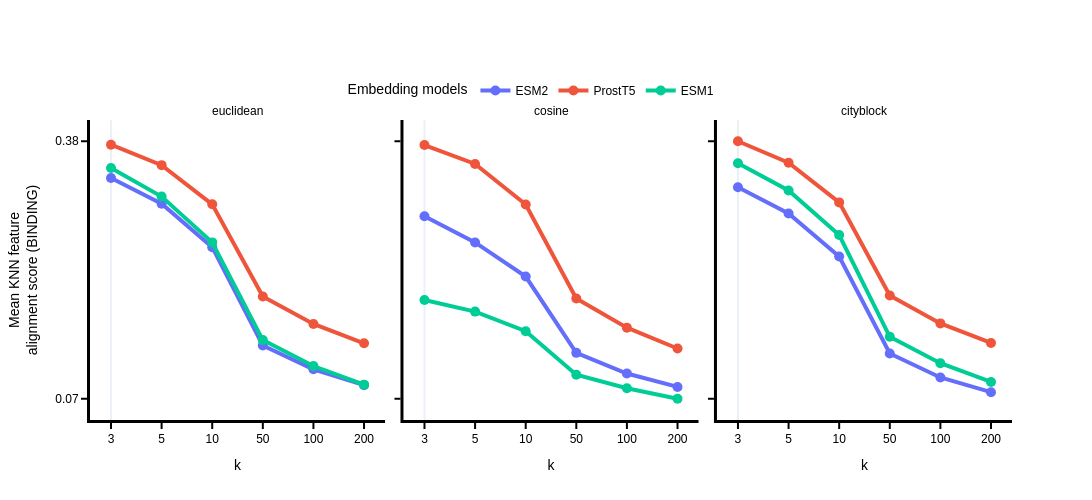
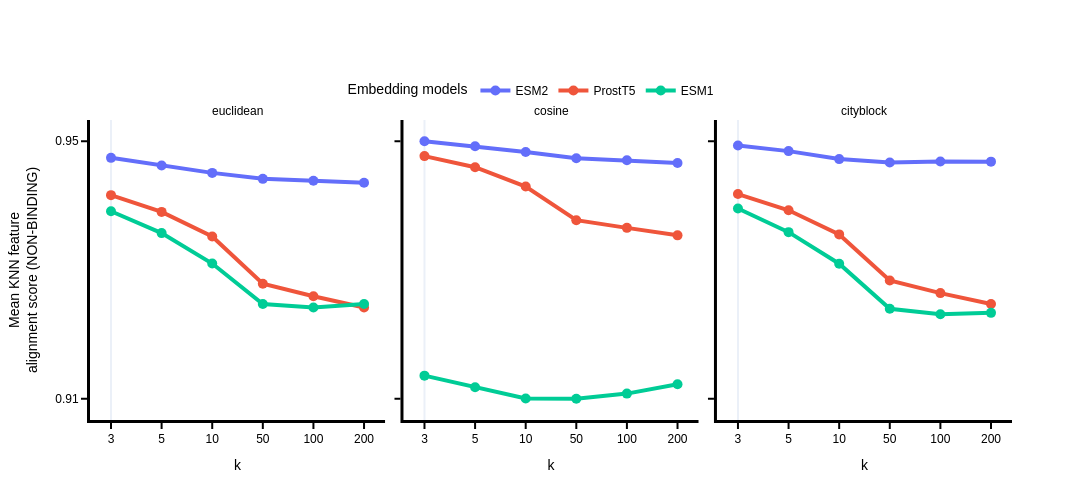
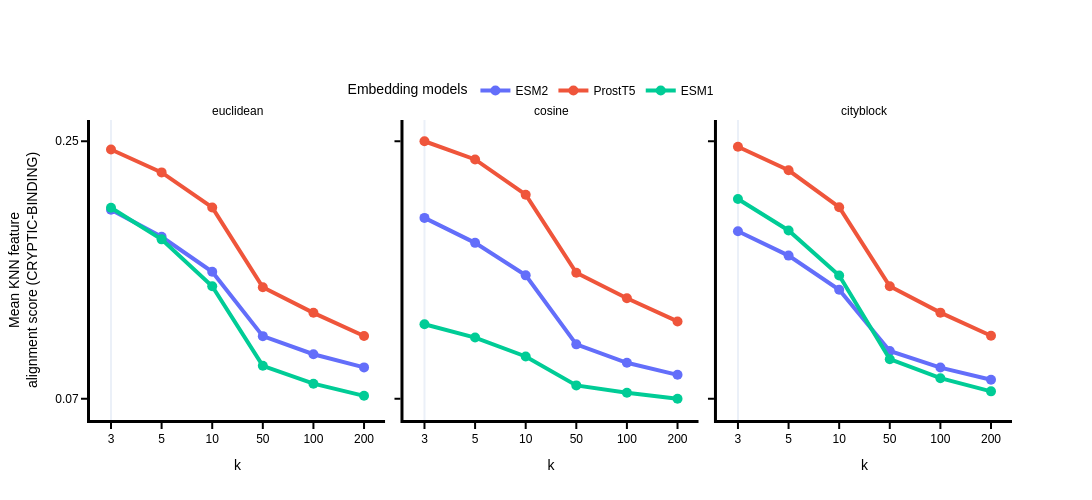

Notebook code cell kept with these figures, in order:
### Code cell
import plotly.express as px
Ks = [3, 5, 10, 50, 100, 200]

collected_results = []
for metric in ['euclidean', 'cosine', 'cityblock']:
    for i_k, k in enumerate(Ks):
        for emb_space in EMB_SPACES:
            results = read_kNN(k, emb_space[0], metric, do_average=False)
            for class_name, (acc, _) in results.items():
                collected_results.append((i_k, emb_space[0], class_name, acc, metric))

df = pd.DataFrame(collected_results, columns=['k', 'Embedding Space', 'Class Name', 'kNN score', 'metric'])

for binding_type in ['BINDING', 'NON-BINDING', 'CRYPTIC-BINDING']:
    binding_df = df[df['Class Name'] == binding_type]
    fig = px.line(
        binding_df,
        x="k",
        y="kNN score",
        color="Embedding Space",
        facet_col="metric",
        markers=True,
    )
    fig.update_layout(
            yaxis_title=f"Mean KNN feature<br>alignment score ({binding_type})",
            template="plotly_white",
            font={"family": "Arial", "color": "black", "size": 12},
            legend_title_text="Embedding models",
            width=1200,
            height=500,
    )

    fig.update_traces(marker=dict(size=10), line=dict(width=4))


    # fig = plot_kNN_alignment_scores(fig)
    for axis in fig.layout:
        if axis.startswith('xaxis'):
            fig.layout[axis].update(
                        showgrid=False,
                        tickmode='array',
                        tickvals=list(range(len(Ks))),
                        ticktext=[str(k) for k in Ks],
                        linecolor='black',
                        linewidth=3,
                        ticks='outside',
                        tickwidth=2,
                        tickcolor='black',
                        ticklen=6,


                    )
        if axis.startswith('yaxis'):
            fig.layout[axis].update(
                showgrid=False,
                tickvals=[binding_df['kNN score'].max(), binding_df['kNN score'].min()],
                tickformat=".2f",
                linecolor='black',
                linewidth=3,
                ticks='outside',
                tickwidth=2,
                tickcolor='black',
                ticklen=6,
            )
    for annotation in fig.layout.annotations:
        if '=' in annotation.text:
            annotation.text = annotation.text.split('=')[1]
                
    fig.update_layout(
        title=dict(
            x=0,
            xanchor='left'
        ),
        legend=dict(
            orientation='h',
            x=0.48,
            y=1.05,
            xanchor='center',
            yanchor='bottom'
        ),
        margin=dict(t=120)
    )

    fig.show()

### Figure 1 — Plotly figure (JSON) as saved in the notebook; plotly's stock layout.template omitted (floating-point values rounded to 4 significant figures)
{"data": [{"hovertemplate": "Embedding Space=ESM2<br>metric=euclidean<br>k=%{x}<br>kNN score=%{y}<extra></extra>", "legendgroup": "ESM2", "line": {"color": "#636efa", "dash": "solid", "width": 4}, "marker": {"size": 10, "symbol": "circle"}, "mode": "lines+markers", "name": "ESM2", "orientation": "v", "showlegend": true, "type": "scatter", "x": [0, 1, 2, 3, 4, 5], "xaxis": "x", "y": [0.3357, 0.3049, 0.2527, 0.1346, 0.106, 0.08698], "yaxis": "y"}, {"hovertemplate": "Embedding Space=ESM2<br>metric=cosine<br>k=%{x}<br>kNN score=%{y}<extra></extra>", "legendgroup": "ESM2", "line": {"color": "#636efa", "dash": "solid", "width": 4}, "marker": {"size": 10, "symbol": "circle"}, "mode": "lines+markers", "name": "ESM2", "orientation": "v", "showlegend": false, "type": "scatter", "x": [0, 1, 2, 3, 4, 5], "xaxis": "x2", "y": [0.2898, 0.2584, 0.2174, 0.1258, 0.1009, 0.08483], "yaxis": "y2"}, {"hovertemplate": "Embedding Space=ESM2<br>metric=cityblock<br>k=%{x}<br>kNN score=%{y}<extra></extra>", "legendgroup": "ESM2", "line": {"color": "#636efa", "dash": "solid", "width": 4}, "marker": {"size": 10, "symbol": "circle"}, "mode": "lines+markers", "name": "ESM2", "orientation": "v", "showlegend": false, "type": "scatter", "x": [0, 1, 2, 3, 4, 5], "xaxis": "x3", "y": [0.3246, 0.2932, 0.2414, 0.125, 0.09617, 0.0785], "yaxis": "y3"}, {"hovertemplate": "Embedding Space=ProstT5<br>metric=euclidean<br>k=%{x}<br>kNN score=%{y}<extra></extra>", "legendgroup": "ProstT5", "line": {"color": "#EF553B", "dash": "solid", "width": 4}, "marker": {"size": 10, "symbol": "circle"}, "mode": "lines+markers", "name": "ProstT5", "orientation": "v", "showlegend": true, "type": "scatter", "x": [0, 1, 2, 3, 4, 5], "xaxis": "x", "y": [0.3758, 0.3512, 0.3042, 0.1935, 0.1604, 0.1372], "yaxis": "y"}, {"hovertemplate": "Embedding Space=ProstT5<br>metric=cosine<br>k=%{x}<br>kNN score=%{y}<extra></extra>", "legendgroup": "ProstT5", "line": {"color": "#EF553B", "dash": "solid", "width": 4}, "marker": {"size": 10, "symbol": "circle"}, "mode": "lines+markers", "name": "ProstT5", "orientation": "v", "showlegend": false, "type": "scatter", "x": [0, 1, 2, 3, 4, 5], "xaxis": "x2", "y": [0.3754, 0.3527, 0.3039, 0.1911, 0.156, 0.131], "yaxis": "y2"}, {"hovertemplate": "Embedding Space=ProstT5<br>metric=cityblock<br>k=%{x}<br>kNN score=%{y}<extra></extra>", "legendgroup": "ProstT5", "line": {"color": "#EF553B", "dash": "solid", "width": 4}, "marker": {"size": 10, "symbol": "circle"}, "mode": "lines+markers", "name": "ProstT5", "orientation": "v", "showlegend": false, "type": "scatter", "x": [0, 1, 2, 3, 4, 5], "xaxis": "x3", "y": [0.3799, 0.3541, 0.3065, 0.1947, 0.1612, 0.1376], "yaxis": "y3"}, {"hovertemplate": "Embedding Space=ESM1<br>metric=euclidean<br>k=%{x}<br>kNN score=%{y}<extra></extra>", "legendgroup": "ESM1", "line": {"color": "#00cc96", "dash": "solid", "width": 4}, "marker": {"size": 10, "symbol": "circle"}, "mode": "lines+markers", "name": "ESM1", "orientation": "v", "showlegend": true, "type": "scatter", "x": [0, 1, 2, 3, 4, 5], "xaxis": "x", "y": [0.3478, 0.3135, 0.2584, 0.1411, 0.1099, 0.08756], "yaxis": "y"}, {"hovertemplate": "Embedding Space=ESM1<br>metric=cosine<br>k=%{x}<br>kNN score=%{y}<extra></extra>", "legendgroup": "ESM1", "line": {"color": "#00cc96", "dash": "solid", "width": 4}, "marker": {"size": 10, "symbol": "circle"}, "mode": "lines+markers", "name": "ESM1", "orientation": "v", "showlegend": false, "type": "scatter", "x": [0, 1, 2, 3, 4, 5], "xaxis": "x2", "y": [0.1893, 0.1753, 0.1518, 0.09952, 0.08324, 0.07064], "yaxis": "y2"}, {"hovertemplate": "Embedding Space=ESM1<br>metric=cityblock<br>k=%{x}<br>kNN score=%{y}<extra></extra>", "legendgroup": "ESM1", "line": {"color": "#00cc96", "dash": "solid", "width": 4}, "marker": {"size": 10, "symbol": "circle"}, "mode": "lines+markers", "name": "ESM1", "orientation": "v", "showlegend": false, "type": "scatter", "x": [0, 1, 2, 3, 4, 5], "xaxis": "x3", "y": [0.3535, 0.3209, 0.2673, 0.145, 0.1133, 0.09077], "yaxis": "y3"}], "layout": {"annotations": [{"font": {}, "showarrow": false, "text": "euclidean", "x": 0.16, "xanchor": "center", "xref": "paper", "y": 1, "yanchor": "bottom", "yref": "paper"}, {"font": {}, "showarrow": false, "text": "cosine", "x": 0.5, "xanchor": "center", "xref": "paper", "y": 1, "yanchor": "bottom", "yref": "paper"}, {"font": {}, "showarrow": false, "text": "cityblock", "x": 0.84, "xanchor": "center", "xref": "paper", "y": 1, "yanchor": "bottom", "yref": "paper"}], "font": {"color": "black", "family": "Arial", "size": 12}, "height": 500, "legend": {"orientation": "h", "title": {"text": "Embedding models"}, "tracegroupgap": 0, "x": 0.48, "xanchor": "center", "y": 1.05, "yanchor": "bottom"}, "margin": {"t": 120}, "title": {"x": 0, "xanchor": "left"}, "width": 1200, "xaxis": {"anchor": "y", "domain": [0, 0.32], "linecolor": "black", "linewidth": 3, "showgrid": false, "tickcolor": "black", "ticklen": 6, "tickmode": "array", "ticks": "outside", "ticktext": ["3", "5", "10", "50", "100", "200"], "tickvals": [0, 1, 2, 3, 4, 5], "tickwidth": 2, "title": {"text": "k"}}, "xaxis2": {"anchor": "y2", "domain": [0.34, 0.66], "linecolor": "black", "linewidth": 3, "matches": "x", "showgrid": false, "tickcolor": "black", "ticklen": 6, "tickmode": "array", "ticks": "outside", "ticktext": ["3", "5", "10", "50", "100", "200"], "tickvals": [0, 1, 2, 3, 4, 5], "tickwidth": 2, "title": {"text": "k"}}, "xaxis3": {"anchor": "y3", "domain": [0.68, 1.0], "linecolor": "black", "linewidth": 3, "matches": "x", "showgrid": false, "tickcolor": "black", "ticklen": 6, "tickmode": "array", "ticks": "outside", "ticktext": ["3", "5", "10", "50", "100", "200"], "tickvals": [0, 1, 2, 3, 4, 5], "tickwidth": 2, "title": {"text": "k"}}, "yaxis": {"anchor": "x", "domain": [0, 1], "linecolor": "black", "linewidth": 3, "showgrid": false, "tickcolor": "black", "tickformat": ".2f", "ticklen": 6, "ticks": "outside", "tickvals": [0.3799, 0.07064], "tickwidth": 2, "title": {"text": "Mean KNN feature<br>alignment score (BINDING)"}}, "yaxis2": {"anchor": "x2", "domain": [0, 1], "linecolor": "black", "linewidth": 3, "matches": "y", "showgrid": false, "showticklabels": false, "tickcolor": "black", "tickformat": ".2f", "ticklen": 6, "ticks": "outside", "tickvals": [0.3799, 0.07064], "tickwidth": 2}, "yaxis3": {"anchor": "x3", "domain": [0, 1], "linecolor": "black", "linewidth": 3, "matches": "y", "showgrid": false, "showticklabels": false, "tickcolor": "black", "tickformat": ".2f", "ticklen": 6, "ticks": "outside", "tickvals": [0.3799, 0.07064], "tickwidth": 2}}}

### Figure 2 — Plotly figure (JSON) as saved in the notebook; plotly's stock layout.template omitted (floating-point values rounded to 4 significant figures)
{"data": [{"hovertemplate": "Embedding Space=ESM2<br>metric=euclidean<br>k=%{x}<br>kNN score=%{y}<extra></extra>", "legendgroup": "ESM2", "line": {"color": "#636efa", "dash": "solid", "width": 4}, "marker": {"size": 10, "symbol": "circle"}, "mode": "lines+markers", "name": "ESM2", "orientation": "v", "showlegend": true, "type": "scatter", "x": [0, 1, 2, 3, 4, 5], "xaxis": "x", "y": [0.9445, 0.9433, 0.9421, 0.9411, 0.9408, 0.9405], "yaxis": "y"}, {"hovertemplate": "Embedding Space=ESM2<br>metric=cosine<br>k=%{x}<br>kNN score=%{y}<extra></extra>", "legendgroup": "ESM2", "line": {"color": "#636efa", "dash": "solid", "width": 4}, "marker": {"size": 10, "symbol": "circle"}, "mode": "lines+markers", "name": "ESM2", "orientation": "v", "showlegend": false, "type": "scatter", "x": [0, 1, 2, 3, 4, 5], "xaxis": "x2", "y": [0.9472, 0.9464, 0.9455, 0.9444, 0.9441, 0.9437], "yaxis": "y2"}, {"hovertemplate": "Embedding Space=ESM2<br>metric=cityblock<br>k=%{x}<br>kNN score=%{y}<extra></extra>", "legendgroup": "ESM2", "line": {"color": "#636efa", "dash": "solid", "width": 4}, "marker": {"size": 10, "symbol": "circle"}, "mode": "lines+markers", "name": "ESM2", "orientation": "v", "showlegend": false, "type": "scatter", "x": [0, 1, 2, 3, 4, 5], "xaxis": "x3", "y": [0.9465, 0.9456, 0.9443, 0.9438, 0.9439, 0.9439], "yaxis": "y3"}, {"hovertemplate": "Embedding Space=ProstT5<br>metric=euclidean<br>k=%{x}<br>kNN score=%{y}<extra></extra>", "legendgroup": "ProstT5", "line": {"color": "#EF553B", "dash": "solid", "width": 4}, "marker": {"size": 10, "symbol": "circle"}, "mode": "lines+markers", "name": "ProstT5", "orientation": "v", "showlegend": true, "type": "scatter", "x": [0, 1, 2, 3, 4, 5], "xaxis": "x", "y": [0.9384, 0.9357, 0.9317, 0.924, 0.9219, 0.9201], "yaxis": "y"}, {"hovertemplate": "Embedding Space=ProstT5<br>metric=cosine<br>k=%{x}<br>kNN score=%{y}<extra></extra>", "legendgroup": "ProstT5", "line": {"color": "#EF553B", "dash": "solid", "width": 4}, "marker": {"size": 10, "symbol": "circle"}, "mode": "lines+markers", "name": "ProstT5", "orientation": "v", "showlegend": false, "type": "scatter", "x": [0, 1, 2, 3, 4, 5], "xaxis": "x2", "y": [0.9448, 0.943, 0.9398, 0.9343, 0.9331, 0.9319], "yaxis": "y2"}, {"hovertemplate": "Embedding Space=ProstT5<br>metric=cityblock<br>k=%{x}<br>kNN score=%{y}<extra></extra>", "legendgroup": "ProstT5", "line": {"color": "#EF553B", "dash": "solid", "width": 4}, "marker": {"size": 10, "symbol": "circle"}, "mode": "lines+markers", "name": "ProstT5", "orientation": "v", "showlegend": false, "type": "scatter", "x": [0, 1, 2, 3, 4, 5], "xaxis": "x3", "y": [0.9386, 0.936, 0.932, 0.9245, 0.9224, 0.9207], "yaxis": "y3"}, {"hovertemplate": "Embedding Space=ESM1<br>metric=euclidean<br>k=%{x}<br>kNN score=%{y}<extra></extra>", "legendgroup": "ESM1", "line": {"color": "#00cc96", "dash": "solid", "width": 4}, "marker": {"size": 10, "symbol": "circle"}, "mode": "lines+markers", "name": "ESM1", "orientation": "v", "showlegend": true, "type": "scatter", "x": [0, 1, 2, 3, 4, 5], "xaxis": "x", "y": [0.9358, 0.9322, 0.9273, 0.9207, 0.9201, 0.9207], "yaxis": "y"}, {"hovertemplate": "Embedding Space=ESM1<br>metric=cosine<br>k=%{x}<br>kNN score=%{y}<extra></extra>", "legendgroup": "ESM1", "line": {"color": "#00cc96", "dash": "solid", "width": 4}, "marker": {"size": 10, "symbol": "circle"}, "mode": "lines+markers", "name": "ESM1", "orientation": "v", "showlegend": false, "type": "scatter", "x": [0, 1, 2, 3, 4, 5], "xaxis": "x2", "y": [0.909, 0.9071, 0.9052, 0.9052, 0.906, 0.9075], "yaxis": "y2"}, {"hovertemplate": "Embedding Space=ESM1<br>metric=cityblock<br>k=%{x}<br>kNN score=%{y}<extra></extra>", "legendgroup": "ESM1", "line": {"color": "#00cc96", "dash": "solid", "width": 4}, "marker": {"size": 10, "symbol": "circle"}, "mode": "lines+markers", "name": "ESM1", "orientation": "v", "showlegend": false, "type": "scatter", "x": [0, 1, 2, 3, 4, 5], "xaxis": "x3", "y": [0.9362, 0.9324, 0.9272, 0.9199, 0.919, 0.9192], "yaxis": "y3"}], "layout": {"annotations": [{"font": {}, "showarrow": false, "text": "euclidean", "x": 0.16, "xanchor": "center", "xref": "paper", "y": 1, "yanchor": "bottom", "yref": "paper"}, {"font": {}, "showarrow": false, "text": "cosine", "x": 0.5, "xanchor": "center", "xref": "paper", "y": 1, "yanchor": "bottom", "yref": "paper"}, {"font": {}, "showarrow": false, "text": "cityblock", "x": 0.84, "xanchor": "center", "xref": "paper", "y": 1, "yanchor": "bottom", "yref": "paper"}], "font": {"color": "black", "family": "Arial", "size": 12}, "height": 500, "legend": {"orientation": "h", "title": {"text": "Embedding models"}, "tracegroupgap": 0, "x": 0.48, "xanchor": "center", "y": 1.05, "yanchor": "bottom"}, "margin": {"t": 120}, "title": {"x": 0, "xanchor": "left"}, "width": 1200, "xaxis": {"anchor": "y", "domain": [0, 0.32], "linecolor": "black", "linewidth": 3, "showgrid": false, "tickcolor": "black", "ticklen": 6, "tickmode": "array", "ticks": "outside", "ticktext": ["3", "5", "10", "50", "100", "200"], "tickvals": [0, 1, 2, 3, 4, 5], "tickwidth": 2, "title": {"text": "k"}}, "xaxis2": {"anchor": "y2", "domain": [0.34, 0.66], "linecolor": "black", "linewidth": 3, "matches": "x", "showgrid": false, "tickcolor": "black", "ticklen": 6, "tickmode": "array", "ticks": "outside", "ticktext": ["3", "5", "10", "50", "100", "200"], "tickvals": [0, 1, 2, 3, 4, 5], "tickwidth": 2, "title": {"text": "k"}}, "xaxis3": {"anchor": "y3", "domain": [0.68, 1.0], "linecolor": "black", "linewidth": 3, "matches": "x", "showgrid": false, "tickcolor": "black", "ticklen": 6, "tickmode": "array", "ticks": "outside", "ticktext": ["3", "5", "10", "50", "100", "200"], "tickvals": [0, 1, 2, 3, 4, 5], "tickwidth": 2, "title": {"text": "k"}}, "yaxis": {"anchor": "x", "domain": [0, 1], "linecolor": "black", "linewidth": 3, "showgrid": false, "tickcolor": "black", "tickformat": ".2f", "ticklen": 6, "ticks": "outside", "tickvals": [0.9472, 0.9052], "tickwidth": 2, "title": {"text": "Mean KNN feature<br>alignment score (NON-BINDING)"}}, "yaxis2": {"anchor": "x2", "domain": [0, 1], "linecolor": "black", "linewidth": 3, "matches": "y", "showgrid": false, "showticklabels": false, "tickcolor": "black", "tickformat": ".2f", "ticklen": 6, "ticks": "outside", "tickvals": [0.9472, 0.9052], "tickwidth": 2}, "yaxis3": {"anchor": "x3", "domain": [0, 1], "linecolor": "black", "linewidth": 3, "matches": "y", "showgrid": false, "showticklabels": false, "tickcolor": "black", "tickformat": ".2f", "ticklen": 6, "ticks": "outside", "tickvals": [0.9472, 0.9052], "tickwidth": 2}}}

### Figure 3 — Plotly figure (JSON) as saved in the notebook; plotly's stock layout.template omitted (floating-point values rounded to 4 significant figures)
{"data": [{"hovertemplate": "Embedding Space=ESM2<br>metric=euclidean<br>k=%{x}<br>kNN score=%{y}<extra></extra>", "legendgroup": "ESM2", "line": {"color": "#636efa", "dash": "solid", "width": 4}, "marker": {"size": 10, "symbol": "circle"}, "mode": "lines+markers", "name": "ESM2", "orientation": "v", "showlegend": true, "type": "scatter", "x": [0, 1, 2, 3, 4, 5], "xaxis": "x", "y": [0.1979, 0.179, 0.1545, 0.1094, 0.09675, 0.08753], "yaxis": "y"}, {"hovertemplate": "Embedding Space=ESM2<br>metric=cosine<br>k=%{x}<br>kNN score=%{y}<extra></extra>", "legendgroup": "ESM2", "line": {"color": "#636efa", "dash": "solid", "width": 4}, "marker": {"size": 10, "symbol": "circle"}, "mode": "lines+markers", "name": "ESM2", "orientation": "v", "showlegend": false, "type": "scatter", "x": [0, 1, 2, 3, 4, 5], "xaxis": "x2", "y": [0.1923, 0.1748, 0.152, 0.1037, 0.09079, 0.08233], "yaxis": "y2"}, {"hovertemplate": "Embedding Space=ESM2<br>metric=cityblock<br>k=%{x}<br>kNN score=%{y}<extra></extra>", "legendgroup": "ESM2", "line": {"color": "#636efa", "dash": "solid", "width": 4}, "marker": {"size": 10, "symbol": "circle"}, "mode": "lines+markers", "name": "ESM2", "orientation": "v", "showlegend": false, "type": "scatter", "x": [0, 1, 2, 3, 4, 5], "xaxis": "x3", "y": [0.1829, 0.1658, 0.1419, 0.09903, 0.08742, 0.07891], "yaxis": "y3"}, {"hovertemplate": "Embedding Space=ProstT5<br>metric=euclidean<br>k=%{x}<br>kNN score=%{y}<extra></extra>", "legendgroup": "ProstT5", "line": {"color": "#EF553B", "dash": "solid", "width": 4}, "marker": {"size": 10, "symbol": "circle"}, "mode": "lines+markers", "name": "ProstT5", "orientation": "v", "showlegend": true, "type": "scatter", "x": [0, 1, 2, 3, 4, 5], "xaxis": "x", "y": [0.2401, 0.2241, 0.1996, 0.1437, 0.1258, 0.1095], "yaxis": "y"}, {"hovertemplate": "Embedding Space=ProstT5<br>metric=cosine<br>k=%{x}<br>kNN score=%{y}<extra></extra>", "legendgroup": "ProstT5", "line": {"color": "#EF553B", "dash": "solid", "width": 4}, "marker": {"size": 10, "symbol": "circle"}, "mode": "lines+markers", "name": "ProstT5", "orientation": "v", "showlegend": false, "type": "scatter", "x": [0, 1, 2, 3, 4, 5], "xaxis": "x2", "y": [0.2459, 0.2332, 0.2085, 0.1538, 0.136, 0.1197], "yaxis": "y2"}, {"hovertemplate": "Embedding Space=ProstT5<br>metric=cityblock<br>k=%{x}<br>kNN score=%{y}<extra></extra>", "legendgroup": "ProstT5", "line": {"color": "#EF553B", "dash": "solid", "width": 4}, "marker": {"size": 10, "symbol": "circle"}, "mode": "lines+markers", "name": "ProstT5", "orientation": "v", "showlegend": false, "type": "scatter", "x": [0, 1, 2, 3, 4, 5], "xaxis": "x3", "y": [0.2421, 0.2256, 0.1998, 0.1443, 0.1259, 0.1097], "yaxis": "y3"}, {"hovertemplate": "Embedding Space=ESM1<br>metric=euclidean<br>k=%{x}<br>kNN score=%{y}<extra></extra>", "legendgroup": "ESM1", "line": {"color": "#00cc96", "dash": "solid", "width": 4}, "marker": {"size": 10, "symbol": "circle"}, "mode": "lines+markers", "name": "ESM1", "orientation": "v", "showlegend": true, "type": "scatter", "x": [0, 1, 2, 3, 4, 5], "xaxis": "x", "y": [0.1994, 0.1772, 0.1444, 0.08865, 0.07613, 0.06763], "yaxis": "y"}, {"hovertemplate": "Embedding Space=ESM1<br>metric=cosine<br>k=%{x}<br>kNN score=%{y}<extra></extra>", "legendgroup": "ESM1", "line": {"color": "#00cc96", "dash": "solid", "width": 4}, "marker": {"size": 10, "symbol": "circle"}, "mode": "lines+markers", "name": "ESM1", "orientation": "v", "showlegend": false, "type": "scatter", "x": [0, 1, 2, 3, 4, 5], "xaxis": "x2", "y": [0.1178, 0.1084, 0.09517, 0.07494, 0.06981, 0.06558], "yaxis": "y2"}, {"hovertemplate": "Embedding Space=ESM1<br>metric=cityblock<br>k=%{x}<br>kNN score=%{y}<extra></extra>", "legendgroup": "ESM1", "line": {"color": "#00cc96", "dash": "solid", "width": 4}, "marker": {"size": 10, "symbol": "circle"}, "mode": "lines+markers", "name": "ESM1", "orientation": "v", "showlegend": false, "type": "scatter", "x": [0, 1, 2, 3, 4, 5], "xaxis": "x3", "y": [0.2055, 0.1835, 0.1519, 0.0933, 0.07999, 0.07076], "yaxis": "y3"}], "layout": {"annotations": [{"font": {}, "showarrow": false, "text": "euclidean", "x": 0.16, "xanchor": "center", "xref": "paper", "y": 1, "yanchor": "bottom", "yref": "paper"}, {"font": {}, "showarrow": false, "text": "cosine", "x": 0.5, "xanchor": "center", "xref": "paper", "y": 1, "yanchor": "bottom", "yref": "paper"}, {"font": {}, "showarrow": false, "text": "cityblock", "x": 0.84, "xanchor": "center", "xref": "paper", "y": 1, "yanchor": "bottom", "yref": "paper"}], "font": {"color": "black", "family": "Arial", "size": 12}, "height": 500, "legend": {"orientation": "h", "title": {"text": "Embedding models"}, "tracegroupgap": 0, "x": 0.48, "xanchor": "center", "y": 1.05, "yanchor": "bottom"}, "margin": {"t": 120}, "title": {"x": 0, "xanchor": "left"}, "width": 1200, "xaxis": {"anchor": "y", "domain": [0, 0.32], "linecolor": "black", "linewidth": 3, "showgrid": false, "tickcolor": "black", "ticklen": 6, "tickmode": "array", "ticks": "outside", "ticktext": ["3", "5", "10", "50", "100", "200"], "tickvals": [0, 1, 2, 3, 4, 5], "tickwidth": 2, "title": {"text": "k"}}, "xaxis2": {"anchor": "y2", "domain": [0.34, 0.66], "linecolor": "black", "linewidth": 3, "matches": "x", "showgrid": false, "tickcolor": "black", "ticklen": 6, "tickmode": "array", "ticks": "outside", "ticktext": ["3", "5", "10", "50", "100", "200"], "tickvals": [0, 1, 2, 3, 4, 5], "tickwidth": 2, "title": {"text": "k"}}, "xaxis3": {"anchor": "y3", "domain": [0.68, 1.0], "linecolor": "black", "linewidth": 3, "matches": "x", "showgrid": false, "tickcolor": "black", "ticklen": 6, "tickmode": "array", "ticks": "outside", "ticktext": ["3", "5", "10", "50", "100", "200"], "tickvals": [0, 1, 2, 3, 4, 5], "tickwidth": 2, "title": {"text": "k"}}, "yaxis": {"anchor": "x", "domain": [0, 1], "linecolor": "black", "linewidth": 3, "showgrid": false, "tickcolor": "black", "tickformat": ".2f", "ticklen": 6, "ticks": "outside", "tickvals": [0.2459, 0.06558], "tickwidth": 2, "title": {"text": "Mean KNN feature<br>alignment score (CRYPTIC-BINDING)"}}, "yaxis2": {"anchor": "x2", "domain": [0, 1], "linecolor": "black", "linewidth": 3, "matches": "y", "showgrid": false, "showticklabels": false, "tickcolor": "black", "tickformat": ".2f", "ticklen": 6, "ticks": "outside", "tickvals": [0.2459, 0.06558], "tickwidth": 2}, "yaxis3": {"anchor": "x3", "domain": [0, 1], "linecolor": "black", "linewidth": 3, "matches": "y", "showgrid": false, "showticklabels": false, "tickcolor": "black", "tickformat": ".2f", "ticklen": 6, "ticks": "outside", "tickvals": [0.2459, 0.06558], "tickwidth": 2}}}
